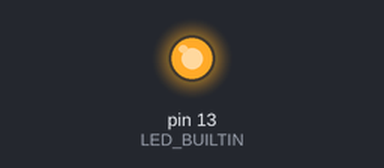
The sketch below on a simulated Arduino Uno, built with avr-gcc and run on an emulated ATmega328P. Shown: output pins drawn as LEDs (lit = HIGH).

Above: at 0.2 s.
At 29.0 s:
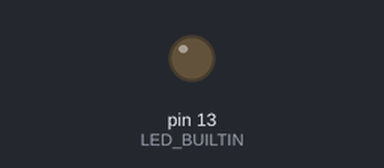
Timing chart, 0 to 31.2 s (numbered marks = the images above):
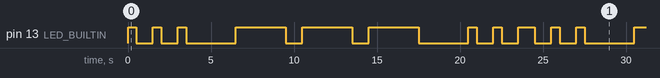

Measured:
- by itself, pin 13 (LED_BUILTIN): repeats every 24.0 s: 2 × (LOW 1.0 s, HIGH 0.50 s), LOW 3.0 s, 2 × (HIGH 3.0 s, LOW 1.0 s), HIGH 3.0 s, LOW 3.0 s, 2 × (HIGH 0.50 s, LOW 1.0 s), HIGH 1.0 s
- by itself, everything shown: repeats every 24.0 s, in 18 steps

The sketch:

BlinkSOS.ino
```cpp
void setup() {
  // put your setup code here, to run once:
pinMode(LED_BUILTIN, OUTPUT);
}

void loop() {
  // put your main code here, to run repeatedly:
digitalWrite(LED_BUILTIN, HIGH);   // turn the LED on (HIGH is the voltage level)
  delay(500);                       // wait for half a second
  digitalWrite(LED_BUILTIN, LOW);    // turn the LED off by making the voltage LOW
  delay(1000);                     // wait for a second
  digitalWrite(LED_BUILTIN, HIGH);   // turn the LED on (HIGH is the voltage level)
  delay(500);                       // wait for half a second
  digitalWrite(LED_BUILTIN, LOW);    // turn the LED off by making the voltage LOW
  delay(1000);                      // wait for a second
  digitalWrite(LED_BUILTIN, HIGH);   // turn the LED on (HIGH is the voltage level)
  delay(500);                       // wait for half a second
  digitalWrite(LED_BUILTIN, LOW);    // turn the LED off by making the voltage LOW
  delay(3000);                 // wait for 3 seconds

  digitalWrite(LED_BUILTIN, HIGH); //turn the LED on (starting of the letter O)
  delay(3000);                     //wait for 3 seconds
  digitalWrite(LED_BUILTIN, LOW); //turn the LED off
  delay(1000);                    //wait for a second
  digitalWrite(LED_BUILTIN, HIGH); //turn the LED on
  delay(3000);                    //wait for 3 seconds
  digitalWrite(LED_BUILTIN, LOW); //turn the LED off
  delay(1000);                    //wait for a second
  digitalWrite(LED_BUILTIN, HIGH); //turn the LED on
  delay(3000);                    //wait for 3 seconds
  digitalWrite(LED_BUILTIN, LOW); //turn the LED off
  delay(3000);                    //wait for 3 seconds

  digitalWrite(LED_BUILTIN, HIGH);   // turn the LED on (starting of the letter S)
  delay(500);                       // wait for half a second
  digitalWrite(LED_BUILTIN, LOW);    // turn the LED off by making the voltage LOW
  delay(1000);                     // wait for a second
  digitalWrite(LED_BUILTIN, HIGH);   // turn the LED on (HIGH is the voltage level)
  delay(500);                       // wait for half a second
  digitalWrite(LED_BUILTIN, LOW);    // turn the LED off by making the voltage LOW
  delay(1000);                      // wait for a second
  digitalWrite(LED_BUILTIN, HIGH);   // turn the LED on (HIGH is the voltage level)
  delay(500);                       // wait for half a second
  digitalWrite(LED_BUILTIN, LOW);    // turn the LED off by making the voltage LOW

}
```
